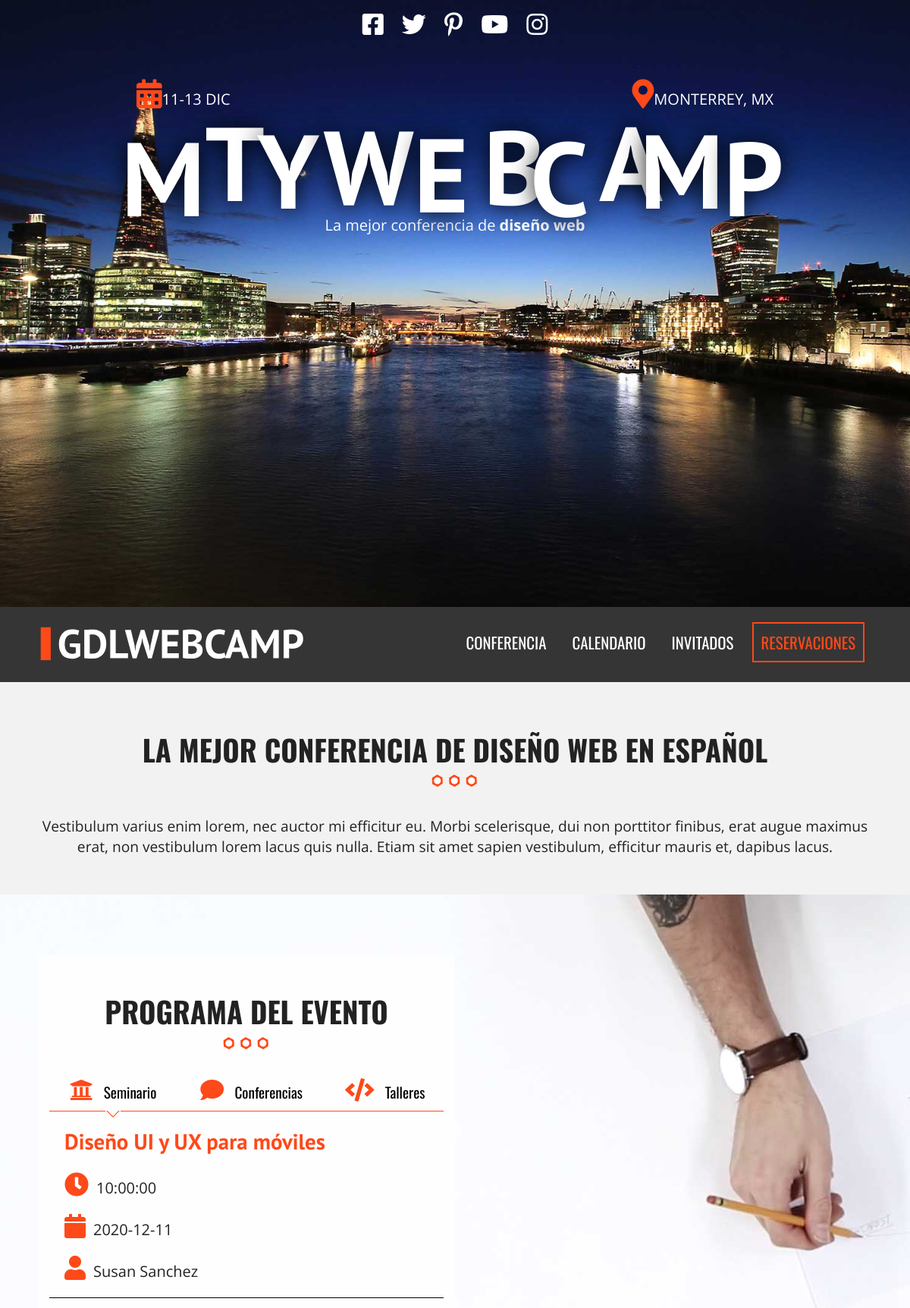
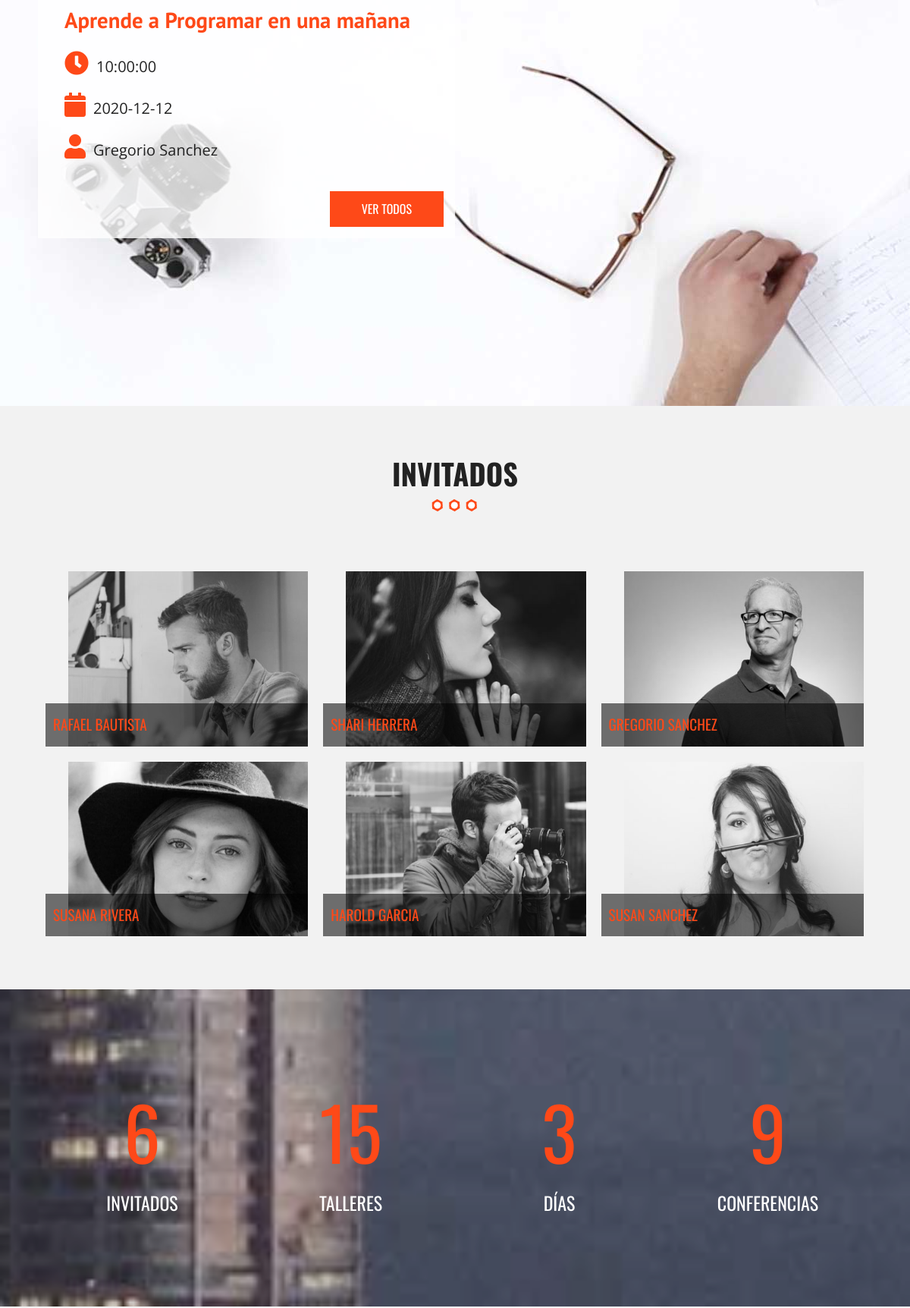
The page / (upper part) on the database its author committed (2 pictures, top to bottom).
### tables this page shows
CREATE TABLE IF NOT EXISTS `categoria_evento` (
  `id_categoria` tinyint(10) NOT NULL AUTO_INCREMENT,
  `cat_evento` varchar(50) NOT NULL,
  `icono` varchar(50) NOT NULL,
  `editado` datetime NOT NULL,
  PRIMARY KEY (`id_categoria`)
);

CREATE TABLE IF NOT EXISTS `eventos` (
  `id_evento` tinyint(10) NOT NULL AUTO_INCREMENT,
  `nombre_evento` varchar(60) NOT NULL,
  `fecha_evento` date NOT NULL,
  `hora_evento` time NOT NULL,
  `id_cat_evento` tinyint(10) NOT NULL,
  `id_inv` tinyint(4) NOT NULL,
  `clave` varchar(10) NOT NULL,
  `editado` datetime NOT NULL,
  PRIMARY KEY (`id_evento`),
  KEY `id_cat_evento` (`id_cat_evento`),
  KEY `id_inv` (`id_inv`)
);

CREATE TABLE IF NOT EXISTS `invitados` (
  `id_invitado` tinyint(4) NOT NULL AUTO_INCREMENT,
  `nombre_invitado` varchar(30) NOT NULL,
  `apellido_invitado` varchar(30) NOT NULL,
  `descripcion` text NOT NULL,
  `url_imagen` varchar(50) NOT NULL,
  `editado` datetime NOT NULL,
  PRIMARY KEY (`id_invitado`)
);

### index.php (the view, shortened to what this page needs)
<?php include_once 'includes/templates/header.php';?>
    <section class="seccion contenedor">
      <h2>La mejor conferencia de diseño web en español</h2>
      <p>Vestibulum varius enim lorem, nec auctor mi efficitur eu. Morbi scelerisque, dui non porttitor finibus, erat augue maximus erat, non vestibulum lorem lacus quis nulla. Etiam sit amet sapien vestibulum, efficitur mauris et, dapibus lacus.</p>
    </section>
    <section class="programa">
      <div class="contenedor-video">
        <video autoplay loop muted poster="img/bg-talleres.jpg">
          <source src="video/video.mp4" type="video/mp4">
          <source src="video/video.webm" type="video/webm">
          <source src="video/video.ogv" type="video/ogg">
        </video>
      </div>
      <div class="contenido-programa">
        <div class="contenedor">
          <div class="programa-evento">
            <h2>Programa del Evento</h2>
            <?php
            try{
                require_once('includes/funciones/bd_conexion.php');
                $sql = " SELECT * FROM categoria_evento ";
                $resultado = $conn -> query($sql);
            }catch(\Exception $e){
                echo $e->getMessage();
            }
            ?>
            <nav class="menu-programa">
            <?php while($cat = $resultado -> fetch_array(MYSQLI_ASSOC)) { ?>
              <?php $categoria = $cat['cat_evento']; ?>
              <a href="#<?php echo strtolower($categoria) ?>">
                <i class="fa <?php echo $cat['icono'] ?>" aria-hidden="true"></i>
                <?php echo $categoria ?>
              </a>
              <?php } ?>
            </nav>
            <?php
            try{
                $sql = " SELECT id_evento, nombre_evento, fecha_evento, hora_evento, cat_evento, icono, nombre_invitado, apellido_invitado ";
                $sql .= " FROM eventos ";
                $sql .= " INNER JOIN categoria_evento ";
                $sql .= " ON eventos.id_cat_evento = categoria_evento.id_categoria ";
                $sql .= " INNER JOIN invitados ";
                $sql .= " ON eventos.id_inv = invitados.id_invitado ";
                $sql .= " AND eventos.id_cat_evento = 1 ";
                $sql .= " ORDER BY id_evento LIMIT 2; ";
                $sql .= " SELECT id_evento, nombre_evento, fecha_evento, hora_evento, cat_evento, icono, nombre_invitado, apellido_invitado ";
                $sql .= " FROM eventos ";
                $sql .= " INNER JOIN categoria_evento ";
                $sql .= " ON eventos.id_cat_evento = categoria_evento.id_categoria ";
                $sql .= " INNER JOIN invitados ";
                $sql .= " ON eventos.id_inv = invitados.id_invitado ";
                $sql .= " AND eventos.id_cat_evento = 2 ";
                $sql .= " ORDER BY id_evento LIMIT 2; ";
                $sql .= " SELECT id_evento, nombre_evento, fecha_evento, hora_evento, cat_evento, icono, nombre_invitado, apellido_invitado ";
                $sql .= " FROM eventos ";
                $sql .= " INNER JOIN categoria_evento ";
                $sql .= " ON eventos.id_cat_evento = categoria_evento.id_categoria ";
                $sql .= " INNER JOIN invitados ";
                $sql .= " ON eventos.id_inv = invitados.id_invitado ";
                $sql .= " AND eventos.id_cat_evento = 3 ";
                $sql .= " ORDER BY id_evento LIMIT 2; ";
            }catch(\Exception $e){
                echo $e->getMessage();
            }
            ?>
          <?php $conn -> multi_query($sql); ?>
          <?php
            do {
              $resultado = $conn -> store_result();
              $row = $resultado -> fetch_all(MYSQLI_ASSOC); ?>
              <?php $i = 0; ?>
              <?php foreach($row as $evento): ?>
                <?php if($i % 2 == 0) { ?>
                  <div id="<?php echo strtolower($evento['cat_evento']); ?>" class="info-curso ocultar clearfix">
                <?php } ?>
                  <div class="detalle-evento">
                    <h3><?php echo $evento['nombre_evento'] ?></h3>
                    <p><i class="fas fa-clock"></i><?php echo $evento['hora_evento'] ?></p>
                    <p><i class="fas fa-calendar"></i><?php echo $evento['fecha_evento'] ?></p>
                    <p><i class="fas fa-user"></i><?php echo $evento['nombre_invitado']." ".$evento['apellido_invitado'] ?></p>
                  </div>
              <?php if($i % 2 == 1): ?>
                <a href="calendario.php" class="button float-right">Ver Todos</a>
                </div>
              <?php endif; ?>
              <?php $i++; ?>
              <?php endforeach; ?>
          <?php
            } while ($conn -> more_results() && $conn -> next_result())
          ?>
          </div>
        </div>
      </div>
    </section>
    <?php include_once 'includes/templates/invitados.php'; ?>
    <div class="contador parallax">
      <div class="contenedor">
        <ul class="resumen-evento clearfix">
          <li><p class="numero"></p>Invitados</li>
          <li><p class="numero"></p>Talleres</li>
          <li><p class="numero"></p>Días</li>
          <li><p class="numero"></p>Conferencias</li>
        </ul>
      </div>
    </div>
<?php include_once 'includes/templates/footer.php';?>

### includes/templates/invitados.php (shortened to what this page needs)
<section class="seccion contenedor">
        <h2>Invitados</h2>
        <?php
            try{
                require_once('includes/funciones/bd_conexion.php');
                $sql = " SELECT * FROM `invitados` ";
                $resultado = $conn -> query($sql);
            }catch(\Exception $e){
                echo $e->getMessage();
            }
        ?>
            <section class="invitados contenedor seccion">
                <ul class="lista-invitados clearfix">
                    <?php
                        while($invitados = $resultado -> fetch_assoc()){ ?>
                            <li>
                                <div class="invitado">
                                    <a class="invitado-info" href="#invitado<?php echo $invitados['id_invitado'] ?>">
                                        <img src="img/invitados/<?php echo $invitados['url_imagen'] ?>" alt="Imagen invitado">
                                    </a>
                                 <p><?php echo $invitados['nombre_invitado']." ".$invitados['apellido_invitado'] ?></p>
                                </div>
                            </li>
                    <?php } ?>
                </ul>
            </section>
    </section>

### css/main.css (style rules this page uses)
html { color: #222; font-size: 1em; line-height: 1.4; }
audio, canvas, iframe, img, svg, video { vertical-align: middle; }
html { box-sizing: border-box; }
*, *:before, *:after { box-sizing: inherit; }
body { background-color: #f2f2f2; font-family: 'Open Sans', sans-serif; }
.contenedor { width: 98%; margin: 0 auto; }
@media (min-width: 480px) { .contenedor { width: 95%; } }
@media (min-width: 768px) { .contenedor { width: 90%; } }
@media (min-width: 992px) { .contenedor { width: 1100px; } }
.seccion { padding: 30px 0; }
.seccion p { font-size: 1.2em; text-align: center; }
h2 { font-family: 'Oswald', sans-serif; font-size: 2.4em; text-align: center; text-transform: uppercase; }
h2::after { content: ''; margin: 0 auto; background-image: url(../img/separador.png); height: 30px; width: 100px; display: block; }
h3 { font-size: 1.8em; color: #fe4918; font-family: 'PT Sans', sans-serif; margin: 0; }
.button { background-color: #fe4918; padding: 10px 40px; color: #ffffff; text-transform: uppercase; font-family: 'Oswald', sans-serif; text-decoration: none; font-size: 1em; margin-top: 20px; display: inline-block; transition: all .3s ease; border: 2px solid #fe4918; }
ul { list-style: none; margin: 0; padding: 0; }
.float-right { float: right; }
.programa { position: relative; }
.contenedor-video { max-width: 100%; overflow: hidden; }
.contenido-programa { position: absolute; top: 0; left: 0; height: 100%; width: 100%; }
.programa-evento { background-color: rgba(255, 255, 255, .8); padding: 15px; margin-top: 80px; }
@media (min-width: 768px) { .programa-evento { width: 70%; } }
@media (min-width: 992px) { .programa-evento { width: 50%; } }
.menu-programa { width: 100%; }
@media (min-width: 768px) { .menu-programa { display: table; } }
.menu-programa a { display: block; text-align: center; color: #000000; text-decoration: none; font-family: 'Oswald', sans-serif; margin-bottom: 10px; font-size: 1.2em; position: relative; padding-bottom: 10px; border-bottom: 1px solid #fe4918; }
.menu-programa a.activo::after { position: absolute; content: ''; left: 0; right: 0; margin-left: auto; margin-right: auto; height: 20px; width: 30px; background-image: url('../img/talleres-flecha.jpg'); background-position: top center; background-repeat: no-repeat; bottom: -20px; }
@media (min-width: 768px) { .menu-programa a { display: table-cell; } }
.menu-programa a i, .detalle-evento p i { color: #fe4918; font-size: 1.6em; margin-right: 10px; }
.ocultar { display: none; }
.detalle-evento { margin-top: 20px; border-bottom: 1px solid #000000; padding: 0 20px; }
.detalle-evento:nth-child(2) { border: none; }
.detalle-evento p { margin-bottom: 20px; font-size: 20px; }
.lista-invitados li { padding: 10px; float: left; }
@media (min-width: 480px) { .lista-invitados li { width: 50%; } }
@media (min-width: 768px) { .lista-invitados li { width: 33.3%; } }
.invitado { position: relative; overflow: hidden !important; }
.invitado img { max-width: 100%; filter: gray; -webkit-filter: grayscale(1); -webkit-transition: all .5s ease-in-out; }
.invitado p { position: absolute; bottom: 0; left: 0; padding: 15px 10px; margin: 0; background-color: rgba(0, 0, 0, .55); width: 100%; text-align: left; font-family: 'Oswald', sans-serif; color: #fe4918; text-transform: uppercase; -webkit-transition: all .5s ease-in-out; }
.parallax::before { width: 100%; height: 100%; position: absolute; top: 0; left: 0; background-repeat: no-repeat; background-size: cover; background-position: center center; background-attachment: fixed; -webkit-filter: brightness(.8); filter: brightness(.8); }
.contador { position: relative; height: auto; }
.contador::before { background-image: url(../img/bg-resumen.jpg); content: ''; }
.resumen-evento { position: relative; padding: 120px 0; }
.resumen-evento li { width: 50%; float: left; text-align: center; color: #ffffff; text-transform: uppercase; font-family: 'Oswald', sans-serif; font-size: 24px; }
@media (min-width: 768px) { .resumen-evento li { width: 25%; } }
.numero { color: #fe4918; font-size: 4em !important; display: block; margin: 0 0 10px 0; font-family: 'Oswald', sans-serif; }
.cboxElement { padding: 30px!important; text-align: center; }
.clearfix:before, .clearfix:after { content: " "; display: table; }
.clearfix:after { clear: both; }

### rows shown on the page
categoria_evento: cat_evento "Seminario"
categoria_evento: cat_evento "Conferencias"
categoria_evento: cat_evento "Talleres"
eventos: nombre_evento "Diseño UI y UX para móviles", hora_evento "10:00:00", fecha_evento "2020-12-11", id_inv.nombre_invitado "Susan", id_inv.apellido_invitado "Sanchez"
eventos: nombre_evento "Aprende a Programar en una mañana", hora_evento "10:00:00", fecha_evento "2020-12-12", id_inv.nombre_invitado "Gregorio", id_inv.apellido_invitado "Sanchez", shows "VER TODOS"
invitados: url_imagen (picture), nombre_invitado "RAFAEL", apellido_invitado "BAUTISTA"
invitados: url_imagen (picture), nombre_invitado "SHARI", apellido_invitado "HERRERA"
invitados: url_imagen (picture), nombre_invitado "GREGORIO", apellido_invitado "SANCHEZ"
invitados: url_imagen (picture), nombre_invitado "SUSANA", apellido_invitado "RIVERA"
invitados: url_imagen (picture), nombre_invitado "HAROLD", apellido_invitado "GARCIA"
invitados: url_imagen (picture), nombre_invitado "SUSAN", apellido_invitado "SANCHEZ"
